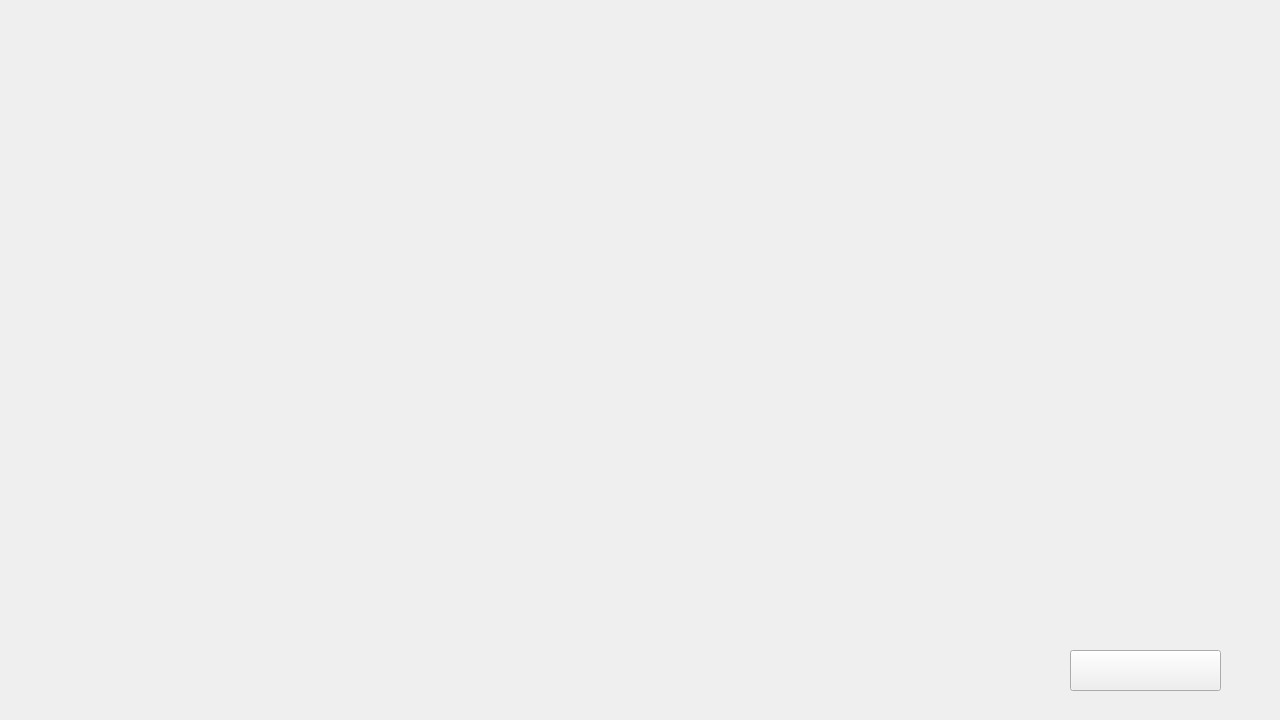
<?xml version="1.0" encoding="UTF-8"?>
<ui version="4.0">
 <class>gamewindow</class>
 <widget class="QWidget" name="gamewindow">
  <property name="geometry">
   <rect>
    <x>0</x>
    <y>0</y>
    <width>1280</width>
    <height>720</height>
   </rect>
  </property>
  <property name="windowTitle">
   <string>Maze Knights Game Window</string>
  </property>
  <property name="windowIcon">
   <iconset resource="Images.qrc">
    <normaloff>:/Images/Hunter.png</normaloff>:/Images/Hunter.png</iconset>
  </property>
  <widget class="QLabel" name="label">
   <property name="geometry">
    <rect>
     <x>0</x>
     <y>0</y>
     <width>1280</width>
     <height>720</height>
    </rect>
   </property>
   <property name="text">
    <string/>
   </property>
  </widget>
  <widget class="QLabel" name="label_2">
   <property name="geometry">
    <rect>
     <x>0</x>
     <y>0</y>
     <width>35</width>
     <height>35</height>
    </rect>
   </property>
   <property name="text">
    <string/>
   </property>
  </widget>
  <widget class="QLabel" name="label_3">
   <property name="geometry">
    <rect>
     <x>35</x>
     <y>0</y>
     <width>35</width>
     <height>35</height>
    </rect>
   </property>
   <property name="text">
    <string/>
   </property>
  </widget>
  <widget class="QPushButton" name="pushButton">
   <property name="geometry">
    <rect>
     <x>1070</x>
     <y>650</y>
     <width>151</width>
     <height>41</height>
    </rect>
   </property>
   <property name="font">
    <font>
     <family>Viner Hand ITC</family>
     <pointsize>24</pointsize>
     <bold>true</bold>
    </font>
   </property>
   <property name="toolTip">
    <string>&lt;html&gt;&lt;head/&gt;&lt;body&gt;&lt;p&gt;&lt;br/&gt;&lt;/p&gt;&lt;/body&gt;&lt;/html&gt;</string>
   </property>
   <property name="text">
    <string/>
   </property>
  </widget>
 </widget>
 <resources>
  <include location="Images.qrc"/>
 </resources>
 <connections/>
</ui>
